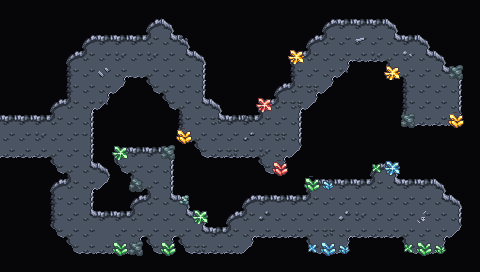

A 2D game scene composited from a Tiled map and its tileset images. What follows is a short description and the map's XML, with each tile layer's data collapsed to a summary:
An orthogonal 30x17 tile map with 16x16 px tiles, 4 tile layers (Background, Background 2, Walls, Clutter), 3 tilesets and 10 objects.

<map version="1.10" tiledversion="1.11.2" orientation="orthogonal" renderorder="right-down" width="30" height="17" tilewidth="16" tileheight="16" infinite="0" nextlayerid="8" nextobjectid="75">
 <editorsettings>
  <export target="wastetown..tmx" format="tmx" />
 </editorsettings>
 <properties>
  <property name="dungeonEffect" value="{&quot;startBattleWithCard&quot;: [ &quot;Titans' Nest&quot;, &quot;Evolutionary Escalation&quot; ]}" />
 </properties>
 <tileset firstgid="1" source="../../../../common/maps/tileset/main.tsx" />
 <tileset firstgid="10113" source="../../../../common/maps/tileset/buildings.tsx" />
 <tileset firstgid="11905" source="../../../../common/maps/tileset/dungeon/dungeon_bis.tsx" />
 <layer id="1" name="Background" width="30" height="17">
  <data>[510 cells, 510 non-empty, 1 distinct tile ids]</data>
 </layer>
 <layer id="7" name="Background 2" width="30" height="17">
  <data>[510 cells, 493 non-empty, 1 distinct tile ids]</data>
 </layer>
 <layer id="2" name="Walls" width="30" height="17">
  <data>[510 cells, 418 non-empty, 15 distinct tile ids]</data>
 </layer>
 <layer id="3" name="Clutter" width="30" height="17">
  <properties>
   <property name="spriteLayer" type="bool" value="true" />
  </properties>
  <data>[510 cells, 81 non-empty, 29 distinct tile ids]</data>
 </layer>
 <objectgroup id="4" name="Objects">
  <object id="60" template="../../../../common/maps/obj/door_right.tx" x="0.350854" y="145.147">
   <properties>
    <property name="teleport" value="../Realm of Legends/maps/map/cave/Lair_of_Behemoths_2.tmx" />
    <property name="teleportObjectId" value="62" />
   </properties>
  </object>
  <object id="63" template="../../../../common/maps/obj/manashards.tx" x="267.34" y="154.74" />
  <object id="64" template="../../../../common/maps/obj/dialog.tx" x="33.313" y="150.506" width="25.3791" height="24.6515" rotation="0" visible="1">
   <properties>
    <property name="dialog">[
{
   "text": "Something about the creatures huddled down the tunnels ahead makes you think that in other circumstances they could have made great companions. But now, they are clearly half-starved and desperate, the sharp gaze of cornered hunters turning upon you.",
   "options": [{
      "name": "(Continue)", "action": [{"deleteMapObject":-1}]}]
}
]</property>
   </properties>
  </object>
  <object id="65" template="../../../../common/maps/obj/enemy.tx" x="347.297" y="54.8891">
   <properties>
    <property name="enemy" value="Lurrus" />
    <property name="speedModifier" type="float" value="20" />
    <property name="threatRange" type="int" value="50" />
    <property name="waypoints" value="69,71,70,71" />
   </properties>
  </object>
  <object id="66" template="../../../../common/maps/obj/enemy.tx" x="201.63" y="137.129">
   <properties>
    <property name="enemy" value="Zirda" />
    <property name="speedModifier" type="float" value="20" />
    <property name="threatRange" type="int" value="50" />
    <property name="waypoints" value="69,71,70,71" />
   </properties>
  </object>
  <object id="67" template="../../../../common/maps/obj/enemy.tx" x="148.417" y="230.119">
   <properties>
    <property name="enemy" value="Umori" />
    <property name="speedModifier" type="float" value="20" />
    <property name="threatRange" type="int" value="50" />
    <property name="waypoints" value="69,71,70,71" />
   </properties>
  </object>
  <object id="68" template="../../../../common/maps/obj/enemy.tx" x="367.722" y="225.281">
   <properties>
    <property name="enemy" value="Keruga" />
    <property name="speedModifier" type="float" value="20" />
    <property name="threatRange" type="int" value="50" />
    <property name="waypoints" value="69,71,70,71" />
   </properties>
  </object>
  <object id="69" template="../../../../common/maps/obj/manashards.tx" x="145.729" y="178.517" />
  <object id="73" template="../../../../common/maps/obj/booster.tx" x="420.936" y="226.356">
   <properties>
    <property name="reward">[
  {
    "editions": [ "IKO" ],
    "type": "card",
    "count": 10,
    "rarity": [ "Common" ]
  },
  {
    "editions": [ "IKO" ],
    "type": "card",
    "count": 3,
    "rarity": [ "Uncommon" ]
  },
  {
    "editions": [ "IKO" ],
    "type": "card",
    "count": 1,
    "rarity": [ "Rare", "Mythic Rare" ]
  }
]
</property>
   </properties>
  </object>
  <object id="74" template="../../../../common/maps/obj/booster.tx" x="426.311" y="114.016">
   <properties>
    <property name="reward">[
  {
    "editions": [ "IKO" ],
    "type": "card",
    "count": 10,
    "rarity": [ "Common" ]
  },
  {
    "editions": [ "IKO" ],
    "type": "card",
    "count": 3,
    "rarity": [ "Uncommon" ]
  },
  {
    "editions": [ "IKO" ],
    "type": "card",
    "count": 1,
    "rarity": [ "Rare", "Mythic Rare" ]
  }
]
</property>
   </properties>
  </object>
 </objectgroup>
</map>
